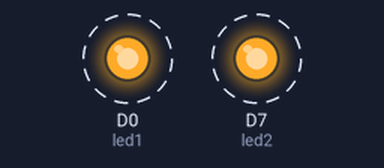
The sketch below on a simulated Particle Photon. Shown: output pins drawn as LEDs (lit = HIGH). Dashed ring = blinking.

Above: at 0.5 s.
Timing chart, 0 to 4.6 s (numbered marks = the images above):
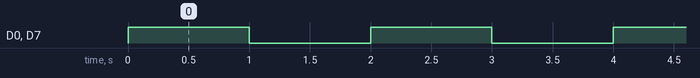

Measured:
- by itself, D0 (led1), D7 (led2): alternates HIGH for 1.0 s and LOW for 1.0 s

The sketch:

particle.ino
```cpp
// ------------
// Blink an LED
// ------------

/*-------------

We've heavily commented this code for you. If you're a pro, feel free to ignore it.

Comments start with two slashes or are blocked off by a slash and a star.
You can read them, but your device can't.
It's like a secret message just for you.

Every program based on Wiring (programming language used by Arduino, and Particle devices) has two essential parts:
setup - runs once at the beginning of your program
loop - runs continuously over and over

You'll see how we use these in a second.

This program will blink an led on and off every second.
It blinks the D7 LED on your Particle device. If you have an LED wired to D0, it will blink that LED as well.

-------------*/


// First, we're going to make some variables.
// This is our "shorthand" that we'll use throughout the program:

int led1 = D0; // Instead of writing D0 over and over again, we'll write led1
// You'll need to wire an LED to this one to see it blink.

int led2 = D7; // Instead of writing D7 over and over again, we'll write led2
// This one is the little blue LED on your board. On the Photon it is next to D7, and on the Core it is next to the USB jack.

char *message = "text message 1";

void setup() {

  Particle.variable("mess1", message);

  Particle.function("function1", functionOne);

  pinMode(led1, OUTPUT);
  pinMode(led2, OUTPUT);

}

// Next we have the loop function, the other essential part of a microcontroller program.
// This routine gets repeated over and over, as quickly as possible and as many times as possible, after the setup function is called.
// Note: Code that blocks for too long (like more than 5 seconds), can make weird things happen (like dropping the network connection).  The built-in delay function shown below safely interleaves required background activity, so arbitrarily long delays can safely be done if you need them.

void loop() {
  // To blink the LED, first we'll turn it on...
  digitalWrite(led1, HIGH);
  digitalWrite(led2, HIGH);

  // We'll leave it on for 1 second...
  delay(1000);

  // Then we'll turn it off...
  digitalWrite(led1, LOW);
  digitalWrite(led2, LOW);

  // Wait 1 second...
  delay(1000);

  // And repeat!
}

int functionOne(String command)
{
  if(command == "yes")
  {
    Particle.variable("mess1", "Yes!");
    return 1;
  }
  else
  {
    Particle.variable("mess1", "No.");
    return -1;
  }
}
```
